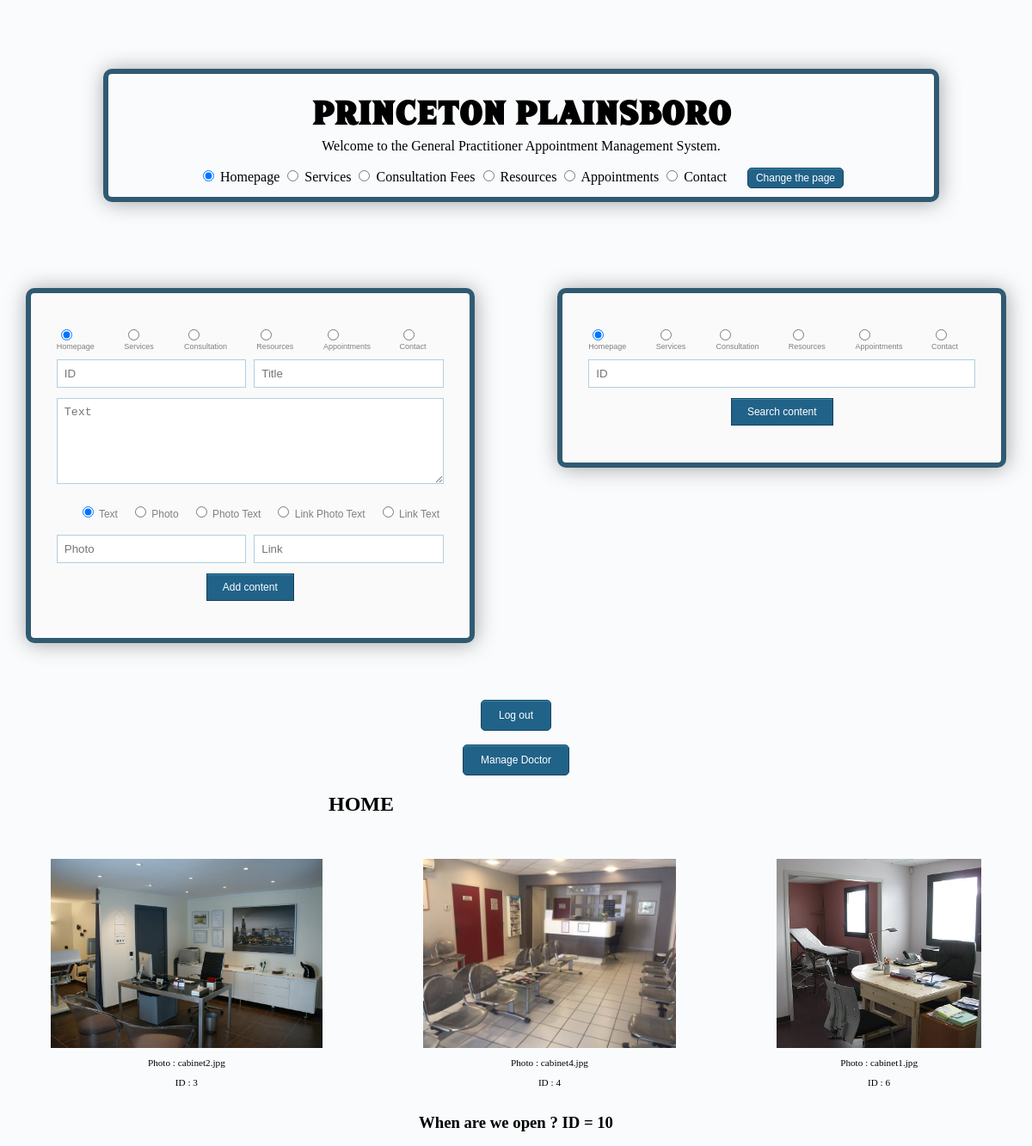
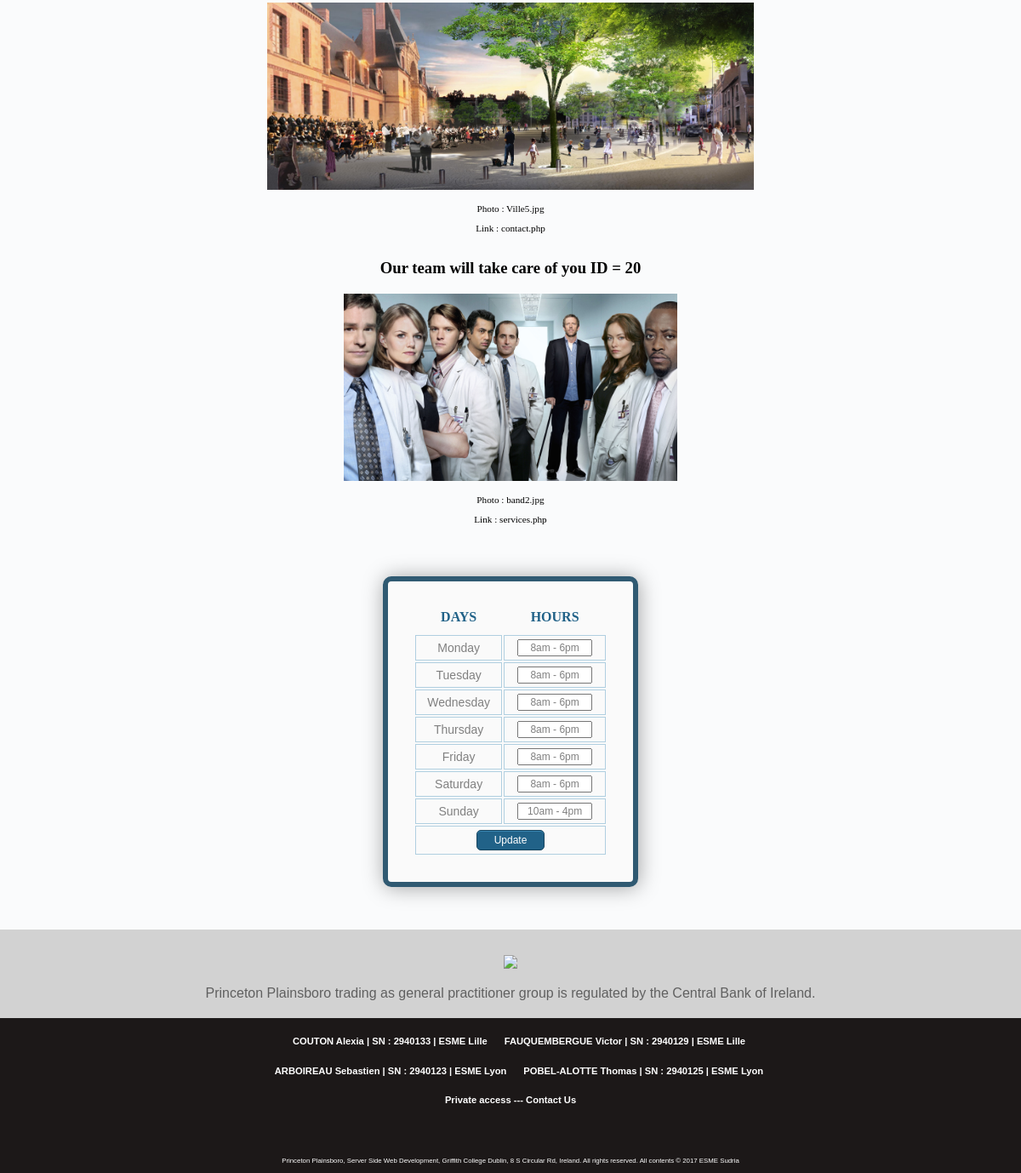
Page /admin_index.php (signed in) on the committed database (2 pictures, top to bottom).
### tables this page shows
CREATE TABLE `homepage` (
  `id` int(11) NOT NULL,
  `titre` varchar(255) NOT NULL,
  `texte` text NOT NULL,
  `type` varchar(255) NOT NULL,
  `photo` text NOT NULL,
  `link` text NOT NULL
);

CREATE TABLE `timetable` (
  `Monday` text NOT NULL,
  `Tuesday` text NOT NULL,
  `Wednesday` text NOT NULL,
  `Thursday` text NOT NULL,
  `Friday` text NOT NULL,
  `Saturday` text NOT NULL,
  `Sunday` text NOT NULL
);

### admin_index.php (the view, shortened to what this page needs)
<?php
function print_form_get() {
	if(isset($_GET) && !empty($_GET)) {
		if ($_GET['page'] == "homepage") {
			echo "<span class=\"align-left\"><input type=\"radio\" name=\"page\" value=\"homepage\" checked/> Homepage</span>\n<span class=\"align-right\"><input type=\"radio\" name=\"page\" value=\"services\"/> Services</span>\n<span class=\"align-left\"><input type=\"radio\" name=\"page\" value=\"consultation\"/> Consultation</span>\n<span class=\"align-left\"><input type=\"radio\" name=\"page\" value=\"resources\"/> Resources</span>\n<span class=\"align-right\"><input type=\"radio\" name=\"page\" value=\"appointments\"/> Appointments</span>\n<span class=\"align-right\"><input type=\"radio\" name=\"page\" value=\"contact\"/> Contact</span>\n";
		}
		else if ($_GET['page'] == "services") {
			echo "<span class=\"align-left\"><input type=\"radio\" name=\"page\" value=\"homepage\"/> Homepage</span>\n<span class=\"align-right\"><input type=\"radio\" name=\"page\" value=\"services\" checked/> Services</span>\n<span class=\"align-left\"><input type=\"radio\" name=\"page\" value=\"consultation\"/> Consultation</span>\n<span class=\"align-left\"><input type=\"radio\" name=\"page\" value=\"resources\"/> Resources</span>\n<span class=\"align-right\"><input type=\"radio\" name=\"page\" value=\"appointments\"/> Appointments</span>\n<span class=\"align-right\"><input type=\"radio\" name=\"page\" value=\"contact\"/> Contact</span>\n";
		}
		else if ($_GET['page'] == "consultation") {
			echo "<span class=\"align-left\"><input type=\"radio\" name=\"page\" value=\"homepage\"/> Homepage</span>\n<span class=\"align-right\"><input type=\"radio\" name=\"page\" value=\"services\"/> Services</span>\n<span class=\"align-left\"><input type=\"radio\" name=\"page\" value=\"consultation\" checked/> Consultation</span>\n<span class=\"align-left\"><input type=\"radio\" name=\"page\" value=\"resources\"/> Resources</span>\n<span class=\"align-right\"><input type=\"radio\" name=\"page\" value=\"appointments\"/> Appointments</span>\n<span class=\"align-right\"><input type=\"radio\" name=\"page\" value=\"contact\"/> Contact</span>\n";
		}
		else if ($_GET['page'] == "resources") {
			echo "<span class=\"align-left\"><input type=\"radio\" name=\"page\" value=\"homepage\"/> Homepage</span>\n<span class=\"align-right\"><input type=\"radio\" name=\"page\" value=\"services\"/> Services</span>\n<span class=\"align-left\"><input type=\"radio\" name=\"page\" value=\"consultation\"/> Consultation</span>\n<span class=\"align-left\"><input type=\"radio\" name=\"page\" value=\"resources\" checked/> Resources</span>\n<span class=\"align-right\"><input type=\"radio\" name=\"page\" value=\"appointments\"/> Appointments</span>\n<span class=\"align-right\"><input type=\"radio\" name=\"page\" value=\"contact\"/> Contact</span>\n";
		}
		else if ($_GET['page'] == "appointments") {
			echo "<span class=\"align-left\"><input type=\"radio\" name=\"page\" value=\"homepage\"/> Homepage</span>\n<span class=\"align-right\"><input type=\"radio\" name=\"page\" value=\"services\"/> Services</span>\n<span class=\"align-left\"><input type=\"radio\" name=\"page\" value=\"consultation\"/> Consultation</span>\n<span class=\"align-left\"><input type=\"radio\" name=\"page\" value=\"resources\"/> Resources</span>\n<span class=\"align-right\"><input type=\"radio\" name=\"page\" value=\"appointments\" checked/> Appointments</span>\n<span class=\"align-right\"><input type=\"radio\" name=\"page\" value=\"contact\"/> Contact</span>\n";
		}
		else if ($_GET['page'] == "contact") {
			echo "<span class=\"align-left\"><input type=\"radio\" name=\"page\" value=\"homepage\"/> Homepage</span>\n<span class=\"align-right\"><input type=\"radio\" name=\"page\" value=\"services\"/> Services</span>\n<span class=\"align-left\"><input type=\"radio\" name=\"page\" value=\"consultation\"/> Consultation</span>\n<span class=\"align-left\"><input type=\"radio\" name=\"page\" value=\"resources\"/> Resources</span>\n<span class=\"align-right\"><input type=\"radio\" name=\"page\" value=\"appointments\"/> Appointments</span>\n<span class=\"align-right\"><input type=\"radio\" name=\"page\" value=\"contact\" checked/> Contact</span>\n";
		}
	}
	else {
		echo "<span class=\"align-left\"><input type=\"radio\" name=\"page\" value=\"homepage\" checked/> Homepage</span>\n<span class=\"align-right\"><input type=\"radio\" name=\"page\" value=\"services\"/> Services</span>\n<span class=\"align-left\"><input type=\"radio\" name=\"page\" value=\"consultation\"/> Consultation</span>\n<span class=\"align-left\"><input type=\"radio\" name=\"page\" value=\"resources\"/> Resources</span>\n<span class=\"align-right\"><input type=\"radio\" name=\"page\" value=\"appointments\"/> Appointments</span>\n<span class=\"align-right\"><input type=\"radio\" name=\"page\" value=\"contact\"/> Contact</span>\n";
	}
}
function print_photo($table) {
	$html = "<div class=\"div_class\" href=\"" . $table['link'] . "\">\n";
	$html .= "\t<img src=\"Images/" . $table['photo'] . "\">";
	$html .= "\t<p class=\"info_print_admin\"> Photo : " . $table['photo'] . "</p>\n";
	$html .= "\t<p class=\"info_print_admin\"> ID : " . $table['id'] . "</p>\n";
	$html .= "</div>\n";
	return $html;
}
function print_link_photo($table) {
	$html = "<a class=\"div_class\" href=\"" . $table['link'] . "\">\n";
	$html .= "\t<h3>" . $table['titre'] . " ID = " . $table['id'] . "</h3>\n";
	$html .= "\t<div class=\"photo_text\">\n";
	$html .= "\t\t<img src=\"Images/" . $table['photo'] . "\">";
	$html .= "\t\t<p>" . $table['texte'] . "</p>\n";
	$html .= "\t<p class=\"info_print_admin\"> Photo : " . $table['photo'] . "</p>\n";
	$html .= "\t<p class=\"info_print_admin\"> Link : " . $table['link'] . "</p>\n";
	$html .= "\t</div>\n";
	$html .= "</a>\n";
	return $html;
}
function which_type($table) {
	if ($table['type'] == "text") {
		return print_text($table);
	}
	else if ($table['type'] == "photo and text") {
		return print_photo_text($table);
	}
	else if ($table['type'] == "link and photo") {
		return print_link_photo($table);
	}
	else if ($table['type'] == "link and text") {
		return print_link_text($table);
	}
	else if ($table['type'] == "photo") {
		return print_photo($table);
	}
}
function print_timetable() {
	try {
	    $bdd = new PDO('mysql:host=localhost;dbname=g_practitioner;charset=utf8', 'root', '');
	}
	catch (Exception $e) {
		die('Erreur : ' . $e->getMessage());
	}
	$reponse = $bdd->query('SELECT * FROM timetable');
	$donnees = $reponse->fetch();
	$html = "<form method=\"POST\" action=\"admin_index.php\">";
	$html .= "<table class=\"tab_hour_style\">\n";
	$html .= "\t<thead><th>Days</th><th>Hours</th></thead>\n";
	$html .= "\t<tbody>\n";
	$html .= "\t\t<tr><td> Monday </td><td><input type=\"text\" name=\"Monday\" value=\"" . $donnees["Monday"] . "\"/></td></tr>\n";
	$html .= "\t\t<tr><td> Tuesday </td><td><input type=\"text\" name=\"Tuesday\" value=\"" . $donnees["Tuesday"] . "\"/></td></tr>\n";
	$html .= "\t\t<tr><td> Wednesday </td><td><input type=\"text\" name=\"Wednesday\" value=\"" . $donnees["Wednesday"] . "\"/></td></tr>\n";
	$html .= "\t\t<tr><td> Thursday </td><td><input type=\"text\" name=\"Thursday\" value=\"" . $donnees["Thursday"] . "\"/></td></tr>\n";
	$html .= "\t\t<tr><td> Friday </td><td><input type=\"text\" name=\"Friday\" value=\"" . $donnees["Friday"] . "\"/></td></tr>\n";
	$html .= "\t\t<tr><td> Saturday </td><td><input type=\"text\" name=\"Saturday\" value=\"" . $donnees["Saturday"] . "\"/></td></tr>\n";
	$html .= "\t\t<tr><td> Sunday </td><td><input type=\"text\" name=\"Sunday\" value=\"" . $donnees["Sunday"] . "\"/></td></tr>\n";
	$html .= "\t\t<input type=\"hidden\" name=\"choice\" value=\"timetable\"/>\n";
	$html .="<tr><td colspan=\"2\"><input class=\"button_like_form_style\" type=\"submit\" value=\"Update\"/></td></tr>\n";
	$html .= "\t</tbody>\n";
	$html .= "</table>\n";
	$html .= "</form>\n";
	echo $html;
}
function print_page($page) {
	try {
	    $bdd = new PDO('mysql:host=localhost;dbname=g_practitioner;charset=utf8', 'root', '');
	}
	catch (Exception $e) {
		die('Erreur : ' . $e->getMessage());
	}
	$reponse = $bdd->query('SELECT * FROM ' .$page);
	$max_id = -1;
	while ($donnees = $reponse->fetch()) {
		if ($donnees['id'] > $max_id) {
			$max_id = $donnees['id'];
		}
	}
	$nb_it = (($max_id / 10)) + 1;
	for ($i=0; $i < $nb_it; $i++) {
		$reponse = $bdd->query('SELECT * FROM '. $page);
		$cpt = 0;
		while ($donnees = $reponse->fetch()) {
			if (( $donnees['id'] >= ($i*10) and $donnees['id'] < (($i+1)*10) )) {
				$cpt++;
			}
		}
		if ($cpt > 0) {
			$html = "<div class=\"div_print_page\">\n";
			$reponse = $bdd->query("SELECT * FROM " .$page . " WHERE id >= " . ($i*10) . " AND id < ". (($i+1)*10) . " ORDER BY id ");
			while ($donnees = $reponse->fetch()) {
				$html .= which_type($donnees);
				$html .= "\n";
			}
			$html .= "</div>\n";
			echo $html;
		}
	}
}
?>
<!DOCTYPE HTML>
<html>
	<head>
		<link rel="stylesheet" href="main.css" />
	</head>
	<body>
	<header class="top_header">
		<h1><a href="index.php">Princeton Plainsboro</a></h1>
		<p>Welcome to the General Practitioner Appointment Management System.</p>
		<div id="form_admin_index">
			<form method="GET" action="admin_index.php">
				<input type="radio" name="page" value="homepage" checked/> Homepage <input type="radio" name="page" value="services" /> Services <input type="radio" name="page" value="consultation" /> Consultation Fees <input type="radio" name="page" value="resources" /> Resources <input type="radio" name="page" value="appointments" /> Appointments <input type="radio" name="page" value="contact" /> Contact
				<input class="button_like_form_style" type="submit" value="Change the page" />
			</form>
		</div>
	</header>
	<div class="div_2">
		<div class="in_div_2" id="point">
		    <form class="form_style" method="POST" action="admin_index.php">
				<ul>
					<li>
						<div class="span_radio_1">
							<div class="span_radio_4">
								<?php
									print_form_get();
								?>
							</div>
					    </div>
					</li>
					<li>
					    <input type="number" name="id" class="field-style field-split align-left" placeholder="ID" />
					    <input type="text" name="titre" class="field-style field-split align-right" placeholder="Title" />
					</li>
					<li>
					    <textarea name="texte" class="field-style" placeholder="Text"></textarea>
					</li>
					<li>
						<div class="span_radio_1">
							<div class="span_radio_3">
					    		<span class="align-left"><input type="radio" name="type" value="text" checked/> Text</span>
					    		<span class="align-right"><input type="radio" name="type" value="photo"/> Photo</span>
					    		<span class="align-left"><input type="radio" name="type" value="photo and text"/> Photo Text</span>
					    		<span class="align-left"><input type="radio" name="type" value="link and photo"/> Link Photo Text</span>
					    		<span class="align-right"><input type="radio" name="type" value="link text"/> Link Text</span>
					    	</div>
					    </div>
					</li>
					<li>
					    <input type="text" name="photo" class="field-style field-split align-left" placeholder="Photo" />
					    <input type="text" name="link" class="field-style field-split align-right" placeholder="Link" />
					</li>
					<li class="button_middle">
						<input type="submit" value="Add content" />
					</li>
				</ul>
			</form>
		</div>
		<div class="in_div_2">
		    <form class="form_style" method="POST" action="admin_index.php#point">
				<ul>
					<li>
						<div class="span_radio_1">
							<div class="span_radio_4">
							</div>
					    </div>
					</li>
					<li>
					    <input type="number" name="id" class="field-style field-full align-non" placeholder="ID" />
					</li>
					<li class="button_middle">
						<input type="submit" value="Search content" />
					</li>
				</ul>
			</form>
		</div>
    </div>
	<p class="div_print_page"><a href="log_out.php" class="button_log_out">Log out</a></p>
	<p class="div_print_page"><a href="manage_doctor.php" class="button_log_out">Manage Doctor</a></p>
	<?php
		if(isset($_GET) && !empty($_GET)) {
			if ($_GET['page'] == "homepage") {
				echo "<h2 class=\"titles_h2\">Home</h2>\n";
				print_page('homepage');
			}
			else if ($_GET['page'] == "services") {
				echo "<h2 class=\"titles_h2\">Services</h2>\n";
				print_page('services');
			}
			else if ($_GET['page'] == "consultation") {
				echo "<h2 class=\"titles_h2\">Consultation Fees</h2>\n";
				print_page('consultation');
			}
			else if ($_GET['page'] == "resources") {
				echo "<h2 class=\"titles_h2\">Resources</h2>\n";
				print_page('resources');
			}
			else if ($_GET['page'] == "appointments") {
				echo "<h2 class=\"titles_h2\">Appointments</h2>\n";
				print_page('appointments');
			}
			else if ($_GET['page'] == "contact") {
				echo "<h2 class=\"titles_h2\">Contact</h2>\n";
				print_page('contact');
			}
		}
		else {
			echo "<h2 class=\"titles_h2\">Home</h2>\n";
			print_page('homepage');
		}
	?>
	<?php print_timetable();?>
	<?php include('footer.php');?>
	</body>
</html>

### footer.php
<footer>
	<div class="footer_1">
		<a href="index.php"><img src="Images/logo1.png"></a>
		<p>Princeton Plainsboro trading as general practitioner group is regulated by the Central Bank of Ireland.</p>
	</div>
	<div class="footer_2">
		<div class="names">
			<p>COUTON Alexia | SN : 2940133 | ESME Lille</p>
			<p>FAUQUEMBERGUE Victor | SN : 2940129 | ESME Lille</p>
		</div>
		<div class="names">
			<p>ARBOIREAU Sebastien | SN : 2940123 | ESME Lyon</p>
			<p>POBEL-ALOTTE Thomas | SN : 2940125 | ESME Lyon</p>
		</div>
		<p><a href="log_in_private.php">Private access</a> --- <a href="contact.php">Contact Us</a></p>
		<p class="tout_en_bas">Princeton Plainsboro, Server Side Web Development, Griffith College Dublin, 8 S Circular Rd, Ireland. All rights reserved. All contents © 2017 ESME Sudria</p>
	</div>
</footer>

### rows in the picture
homepage: photo (picture), photo "cabinet2.jpg", id "3"
homepage: photo (picture), photo "cabinet4.jpg", id "4"
homepage: photo (picture), photo "cabinet1.jpg", id "6"
homepage: titre "When are we open ?", id "10", photo (picture), photo "Ville5.jpg", link "contact.php"
homepage: titre "Our team will take care of you", id "20", photo (picture), photo "band2.jpg", link "services.php"
timetable: Monday "8am - 6pm", Tuesday "8am - 6pm", Wednesday "8am - 6pm", Thursday "8am - 6pm", Friday "8am - 6pm", Saturday "8am - 6pm", Sunday "10am - 4pm"
